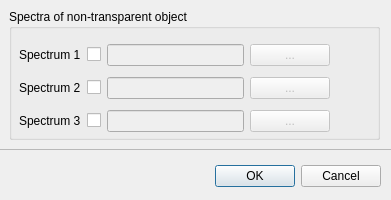
<?xml version="1.0" encoding="UTF-8"?>
<ui version="4.0">
 <class>spectra</class>
 <widget class="QDialog" name="spectra">
  <property name="geometry">
   <rect>
    <x>0</x>
    <y>0</y>
    <width>391</width>
    <height>200</height>
   </rect>
  </property>
  <property name="sizePolicy">
   <sizepolicy hsizetype="Fixed" vsizetype="Fixed">
    <horstretch>0</horstretch>
    <verstretch>0</verstretch>
   </sizepolicy>
  </property>
  <property name="minimumSize">
   <size>
    <width>391</width>
    <height>200</height>
   </size>
  </property>
  <property name="maximumSize">
   <size>
    <width>391</width>
    <height>200</height>
   </size>
  </property>
  <property name="windowTitle">
   <string>Input Spectra</string>
  </property>
  <widget class="QDialogButtonBox" name="buttonBox">
   <property name="geometry">
    <rect>
     <x>40</x>
     <y>160</y>
     <width>341</width>
     <height>32</height>
    </rect>
   </property>
   <property name="orientation">
    <enum>Qt::Horizontal</enum>
   </property>
   <property name="standardButtons">
    <set>QDialogButtonBox::Cancel|QDialogButtonBox::Ok</set>
   </property>
  </widget>
  <widget class="QFrame" name="frame">
   <property name="geometry">
    <rect>
     <x>-1</x>
     <y>-1</y>
     <width>401</width>
     <height>151</height>
    </rect>
   </property>
   <property name="frameShape">
    <enum>QFrame::StyledPanel</enum>
   </property>
   <property name="frameShadow">
    <enum>QFrame::Raised</enum>
   </property>
   <widget class="QGroupBox" name="grSpectra">
    <property name="geometry">
     <rect>
      <x>10</x>
      <y>10</y>
      <width>371</width>
      <height>131</height>
     </rect>
    </property>
    <property name="title">
     <string>Spectra of non-transparent object</string>
    </property>
    <widget class="QWidget" name="layoutWidget">
     <property name="geometry">
      <rect>
       <x>10</x>
       <y>30</y>
       <width>311</width>
       <height>101</height>
      </rect>
     </property>
     <layout class="QGridLayout" name="gridLayout">
      <item row="0" column="0">
       <layout class="QHBoxLayout" name="horizontalLayout">
        <item>
         <widget class="QLabel" name="labelSpectrum1">
          <property name="toolTip">
           <string>&lt;html&gt;&lt;head/&gt;&lt;body&gt;&lt;p align=&quot;justify&quot;&gt;Input spectra for objects selected.&lt;/p&gt;&lt;p align=&quot;justify&quot;&gt;According to manual:&lt;/p&gt;&lt;p align=&quot;justify&quot;&gt;The spectrum is read from 'strarspec N' depending of the number of spectrum.&lt;/p&gt;&lt;/body&gt;&lt;/html&gt;</string>
          </property>
          <property name="text">
           <string>Spectrum 1</string>
          </property>
         </widget>
        </item>
        <item>
         <widget class="QCheckBox" name="checkSpectrum1">
          <property name="text">
           <string/>
          </property>
         </widget>
        </item>
        <item>
         <widget class="QLineEdit" name="textSpectrum1">
          <property name="enabled">
           <bool>false</bool>
          </property>
         </widget>
        </item>
        <item>
         <widget class="QPushButton" name="buttonSpectrum1">
          <property name="enabled">
           <bool>false</bool>
          </property>
          <property name="text">
           <string>...</string>
          </property>
         </widget>
        </item>
       </layout>
      </item>
      <item row="1" column="0">
       <layout class="QHBoxLayout" name="horizontalLayout_2">
        <item>
         <widget class="QLabel" name="labelSpectrum2">
          <property name="text">
           <string>Spectrum 2</string>
          </property>
         </widget>
        </item>
        <item>
         <widget class="QCheckBox" name="checkSpectrum2">
          <property name="text">
           <string/>
          </property>
         </widget>
        </item>
        <item>
         <widget class="QLineEdit" name="textSpectrum2">
          <property name="enabled">
           <bool>false</bool>
          </property>
         </widget>
        </item>
        <item>
         <widget class="QPushButton" name="buttonSpectrum2">
          <property name="enabled">
           <bool>false</bool>
          </property>
          <property name="text">
           <string>...</string>
          </property>
         </widget>
        </item>
       </layout>
      </item>
      <item row="2" column="0">
       <layout class="QHBoxLayout" name="horizontalLayout_3">
        <item>
         <widget class="QLabel" name="labelSpectrum3">
          <property name="text">
           <string>Spectrum 3</string>
          </property>
         </widget>
        </item>
        <item>
         <widget class="QCheckBox" name="checkSpectrum3">
          <property name="text">
           <string/>
          </property>
         </widget>
        </item>
        <item>
         <widget class="QLineEdit" name="textSpectrum3">
          <property name="enabled">
           <bool>false</bool>
          </property>
         </widget>
        </item>
        <item>
         <widget class="QPushButton" name="buttonSpectrum3">
          <property name="enabled">
           <bool>false</bool>
          </property>
          <property name="text">
           <string>...</string>
          </property>
         </widget>
        </item>
       </layout>
      </item>
     </layout>
    </widget>
   </widget>
  </widget>
 </widget>
 <resources/>
 <connections>
  <connection>
   <sender>buttonBox</sender>
   <signal>accepted()</signal>
   <receiver>spectra</receiver>
   <slot>accept()</slot>
   <hints>
    <hint type="sourcelabel">
     <x>248</x>
     <y>254</y>
    </hint>
    <hint type="destinationlabel">
     <x>157</x>
     <y>274</y>
    </hint>
   </hints>
  </connection>
  <connection>
   <sender>buttonBox</sender>
   <signal>rejected()</signal>
   <receiver>spectra</receiver>
   <slot>reject()</slot>
   <hints>
    <hint type="sourcelabel">
     <x>316</x>
     <y>260</y>
    </hint>
    <hint type="destinationlabel">
     <x>286</x>
     <y>274</y>
    </hint>
   </hints>
  </connection>
  <connection>
   <sender>checkSpectrum1</sender>
   <signal>toggled(bool)</signal>
   <receiver>textSpectrum1</receiver>
   <slot>setEnabled(bool)</slot>
   <hints>
    <hint type="sourcelabel">
     <x>100</x>
     <y>71</y>
    </hint>
    <hint type="destinationlabel">
     <x>197</x>
     <y>71</y>
    </hint>
   </hints>
  </connection>
  <connection>
   <sender>checkSpectrum2</sender>
   <signal>toggled(bool)</signal>
   <receiver>textSpectrum2</receiver>
   <slot>setEnabled(bool)</slot>
   <hints>
    <hint type="sourcelabel">
     <x>100</x>
     <y>105</y>
    </hint>
    <hint type="destinationlabel">
     <x>197</x>
     <y>100</y>
    </hint>
   </hints>
  </connection>
  <connection>
   <sender>checkSpectrum3</sender>
   <signal>toggled(bool)</signal>
   <receiver>textSpectrum3</receiver>
   <slot>setEnabled(bool)</slot>
   <hints>
    <hint type="sourcelabel">
     <x>100</x>
     <y>134</y>
    </hint>
    <hint type="destinationlabel">
     <x>197</x>
     <y>134</y>
    </hint>
   </hints>
  </connection>
  <connection>
   <sender>checkSpectrum1</sender>
   <signal>toggled(bool)</signal>
   <receiver>buttonSpectrum1</receiver>
   <slot>setEnabled(bool)</slot>
   <hints>
    <hint type="sourcelabel">
     <x>100</x>
     <y>71</y>
    </hint>
    <hint type="destinationlabel">
     <x>326</x>
     <y>75</y>
    </hint>
   </hints>
  </connection>
  <connection>
   <sender>checkSpectrum2</sender>
   <signal>toggled(bool)</signal>
   <receiver>buttonSpectrum2</receiver>
   <slot>setEnabled(bool)</slot>
   <hints>
    <hint type="sourcelabel">
     <x>100</x>
     <y>105</y>
    </hint>
    <hint type="destinationlabel">
     <x>326</x>
     <y>109</y>
    </hint>
   </hints>
  </connection>
  <connection>
   <sender>checkSpectrum3</sender>
   <signal>toggled(bool)</signal>
   <receiver>buttonSpectrum3</receiver>
   <slot>setEnabled(bool)</slot>
   <hints>
    <hint type="sourcelabel">
     <x>100</x>
     <y>134</y>
    </hint>
    <hint type="destinationlabel">
     <x>326</x>
     <y>139</y>
    </hint>
   </hints>
  </connection>
 </connections>
</ui>
